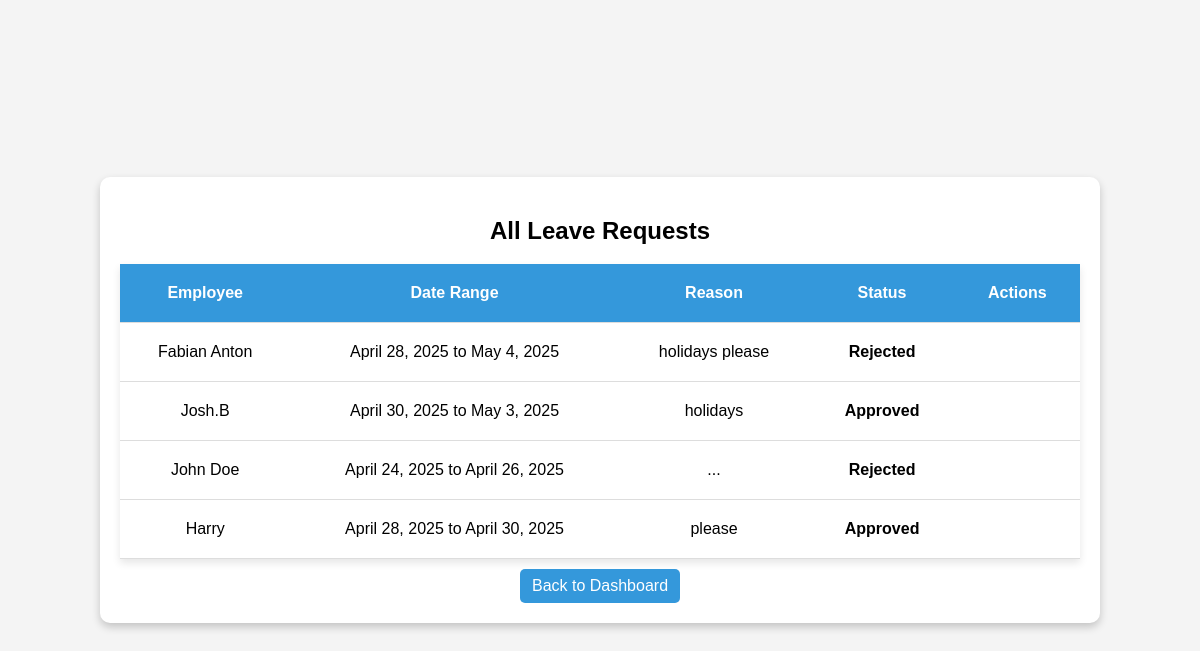
The app's page /leave/requests/ with its own data.
### employees/models.py (models this page shows, shortened)
class LeaveRequest(models.Model):
    STATUS_CHOICES = [
        ('Pending', 'Pending'),
        ('Approved', 'Approved'),
        ('Rejected', 'Rejected'),
    ]
    employee = models.ForeignKey(
        Employee,
        on_delete=models.CASCADE,
        related_name='leave_requests'
    )
    start_date = models.DateField()
    end_date = models.DateField()
    reason = models.TextField()
    status = models.CharField(max_length=10, choices=STATUS_CHOICES, default='Pending')
    requested_at = models.DateTimeField(default=timezone.now)
    seen_by_manager = models.BooleanField(default=False)
    seen_by_employee = models.BooleanField(default=False)

class Employee(AbstractBaseUser):
    employee_id = models.CharField(max_length=6, unique=True)
    name = models.CharField(max_length=100)
    passcode = models.CharField(max_length=6)
    department = models.ForeignKey(
        Department,
        on_delete=models.CASCADE,
        related_name='employees',
        null=False,
        default=""
    )
    is_manager = models.BooleanField(default=False)
    archived = models.BooleanField(default=False)
    archive_date = models.DateTimeField(null=True, blank=True)
    profile_picture = models.ImageField(
        upload_to='profile_pictures/',
        blank=True,
        null=True,
        default='profile_pictures/default.jpg'
    )
    objects = EmployeeManager()
    USERNAME_FIELD = 'employee_id'
    REQUIRED_FIELDS = ['name']

### employees/views.py (the view)
# urls.py: path('leave/requests/', views.view_leave_requests, name='view_leave_requests'),
def view_leave_requests(request):
    requests = LeaveRequest.objects.select_related('employee').order_by('-requested_at')
    return render(request, 'employees/view_leave_requests.html', {'leave_requests': requests})

### employees/templates/employees/view_leave_requests.html (shortened to what this page needs)
<!DOCTYPE html>
<html lang="en">
<head>
</head>
<body>
    <div class="container">
        <h2>All Leave Requests</h2>
        <table>
            <tr>
                <th>Employee</th>
                <th>Date Range</th>
                <th>Reason</th>
                <th>Status</th>
                <th>Actions</th>
            </tr>
            {% for request in leave_requests %}
            <tr>
                <td>{{ request.employee.name }}</td>
                <td>{{ request.start_date }} to {{ request.end_date }}</td>
                <td>{{ request.reason }}</td>
                <td class="status">{{ request.status }}</td>
                <td>
                </td>
            </tr>
            {% endfor %}
        </table>
        <a href="{% url 'manager_dashboard' %}" class="back-btn">Back to Dashboard</a>
    </div>
</body>
</html>

### employees/templates/employees/view_leave_requests.html (style rules this page uses)
body { font-family: Arial, sans-serif; background-color: #f4f4f4; display: flex; justify-content: center; align-items: center; height: 100vh; margin: 0; }
.container { background: white; padding: 20px; border-radius: 10px; box-shadow: 0 4px 8px rgba(0, 0, 0, 0.2); text-align: center; width: 80%; }
h2 { text-align: center; }
table { width: 100%; border-collapse: collapse; background: white; box-shadow: 0 4px 8px rgba(0,0,0,0.1); }
th, td { padding: 20px; border-bottom: 1px solid #ddd; text-align: center; }
th { background-color: #3498db; color: white; }
.status { font-weight: bold; }
.back-btn { text-decoration: none; color: white; background-color: #3498db; padding: 8px 12px; border-radius: 5px; display: inline-block; margin-top: 10px; }

### records on screen
LeaveRequest: employee.name "Fabian Anton", start_date "April 28, 2025", end_date "May 4, 2025", reason "holidays please", status "Rejected"
LeaveRequest: employee.name "Josh.B", start_date "April 30, 2025", end_date "May 3, 2025", reason "holidays", status "Approved"
LeaveRequest: employee.name "John Doe", start_date "April 24, 2025", end_date "April 26, 2025", reason "...", status "Rejected"
LeaveRequest: employee.name "Harry", start_date "April 28, 2025", end_date "April 30, 2025", reason "please", status "Approved"
